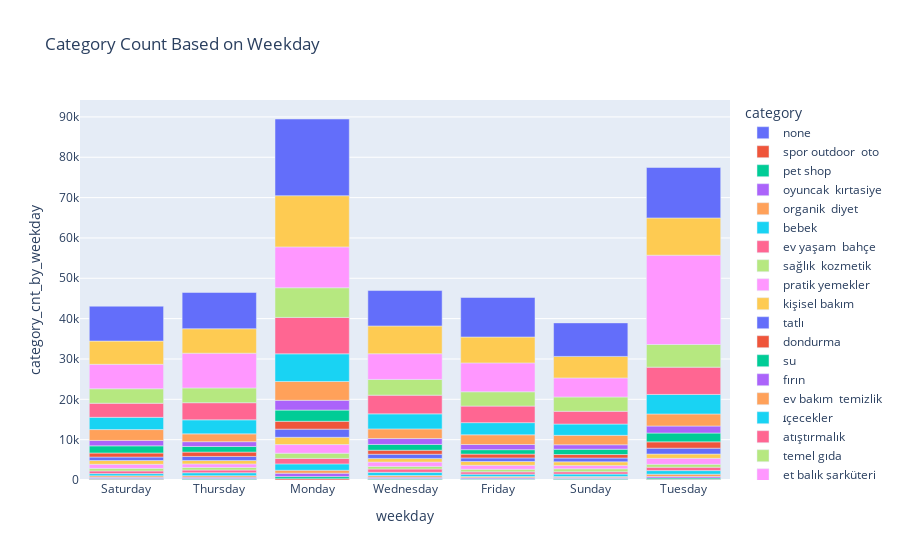

Notebook code for this chart:
### Code cell
category_cnt_by_weekday = pd.DataFrame({'category_cnt_by_weekday': events.groupby(['weekday','category'])['category'].count()})
category_cnt_by_weekday = category_cnt_by_weekday.sort_values("category_cnt_by_weekday", ascending=True).reset_index()

fig = px.bar(category_cnt_by_weekday, x="weekday", y="category_cnt_by_weekday", color='category', title='Category Count Based on Weekday')
fig.show()

### Figure 1 — Plotly figure (JSON) as saved in the notebook; plotly's stock layout.template omitted (floating-point values rounded to 4 significant figures)
{"data": [{"alignmentgroup": "True", "hovertemplate": "category=none<br>weekday=%{x}<br>category_cnt_by_weekday=%{y}<extra></extra>", "legendgroup": "none", "marker": {"color": "#636efa", "pattern": {"shape": ""}}, "name": "none", "offsetgroup": "none", "orientation": "v", "showlegend": true, "textposition": "auto", "type": "bar", "x": ["Saturday", "Thursday", "Monday", "Wednesday"], "xaxis": "x", "y": [1, 1, 2, 2], "yaxis": "y"}, {"alignmentgroup": "True", "hovertemplate": "category=spor outdoor  oto<br>weekday=%{x}<br>category_cnt_by_weekday=%{y}<extra></extra>", "legendgroup": "spor outdoor  oto", "marker": {"color": "#EF553B", "pattern": {"shape": ""}}, "name": "spor outdoor  oto", "offsetgroup": "spor outdoor  oto", "orientation": "v", "showlegend": true, "textposition": "auto", "type": "bar", "x": ["Friday", "Sunday", "Wednesday", "Thursday", "Saturday", "Tuesday", "Monday"], "xaxis": "x", "y": [109, 135, 146, 147, 164, 165, 312], "yaxis": "y"}, {"alignmentgroup": "True", "hovertemplate": "category=pet shop<br>weekday=%{x}<br>category_cnt_by_weekday=%{y}<extra></extra>", "legendgroup": "pet shop", "marker": {"color": "#00cc96", "pattern": {"shape": ""}}, "name": "pet shop", "offsetgroup": "pet shop", "orientation": "v", "showlegend": true, "textposition": "auto", "type": "bar", "x": ["Friday", "Saturday", "Thursday", "Wednesday", "Sunday", "Tuesday", "Monday"], "xaxis": "x", "y": [180, 187, 202, 237, 238, 343, 523], "yaxis": "y"}, {"alignmentgroup": "True", "hovertemplate": "category=oyuncak  kırtasiye<br>weekday=%{x}<br>category_cnt_by_weekday=%{y}<extra></extra>", "legendgroup": "oyuncak  kırtasiye", "marker": {"color": "#ab63fa", "pattern": {"shape": ""}}, "name": "oyuncak  kırtasiye", "offsetgroup": "oyuncak  kırtasiye", "orientation": "v", "showlegend": true, "textposition": "auto", "type": "bar", "x": ["Sunday", "Friday", "Saturday", "Wednesday", "Tuesday", "Thursday", "Monday"], "xaxis": "x", "y": [221, 289, 303, 327, 345, 355, 847], "yaxis": "y"}, {"alignmentgroup": "True", "hovertemplate": "category=organik  diyet<br>weekday=%{x}<br>category_cnt_by_weekday=%{y}<extra></extra>", "legendgroup": "organik  diyet", "marker": {"color": "#FFA15A", "pattern": {"shape": ""}}, "name": "organik  diyet", "offsetgroup": "organik  diyet", "orientation": "v", "showlegend": true, "textposition": "auto", "type": "bar", "x": ["Sunday", "Friday", "Thursday", "Saturday", "Wednesday", "Tuesday", "Monday"], "xaxis": "x", "y": [281, 301, 369, 380, 393, 593, 730], "yaxis": "y"}, {"alignmentgroup": "True", "hovertemplate": "category=bebek<br>weekday=%{x}<br>category_cnt_by_weekday=%{y}<extra></extra>", "legendgroup": "bebek", "marker": {"color": "#19d3f3", "pattern": {"shape": ""}}, "name": "bebek", "offsetgroup": "bebek", "orientation": "v", "showlegend": true, "textposition": "auto", "type": "bar", "x": ["Saturday", "Friday", "Sunday", "Thursday", "Wednesday", "Tuesday", "Monday"], "xaxis": "x", "y": [552, 573, 591, 727, 798, 889, 1579], "yaxis": "y"}, {"alignmentgroup": "True", "hovertemplate": "category=ev yaşam  bahçe<br>weekday=%{x}<br>category_cnt_by_weekday=%{y}<extra></extra>", "legendgroup": "ev yaşam  bahçe", "marker": {"color": "#FF6692", "pattern": {"shape": ""}}, "name": "ev yaşam  bahçe", "offsetgroup": "ev yaşam  bahçe", "orientation": "v", "showlegend": true, "textposition": "auto", "type": "bar", "x": ["Friday", "Sunday", "Saturday", "Thursday", "Wednesday", "Tuesday", "Monday"], "xaxis": "x", "y": [565, 576, 660, 670, 815, 836, 1367], "yaxis": "y"}, {"alignmentgroup": "True", "hovertemplate": "category=sağlık  kozmetik<br>weekday=%{x}<br>category_cnt_by_weekday=%{y}<extra></extra>", "legendgroup": "sağlık  kozmetik", "marker": {"color": "#B6E880", "pattern": {"shape": ""}}, "name": "sağlık  kozmetik", "offsetgroup": "sağlık  kozmetik", "orientation": "v", "showlegend": true, "textposition": "auto", "type": "bar", "x": ["Thursday", "Saturday", "Friday", "Wednesday", "Tuesday", "Sunday", "Monday"], "xaxis": "x", "y": [634, 638, 644, 645, 722, 744, 1286], "yaxis": "y"}, {"alignmentgroup": "True", "hovertemplate": "category=pratik yemekler<br>weekday=%{x}<br>category_cnt_by_weekday=%{y}<extra></extra>", "legendgroup": "pratik yemekler", "marker": {"color": "#FF97FF", "pattern": {"shape": ""}}, "name": "pratik yemekler", "offsetgroup": "pratik yemekler", "orientation": "v", "showlegend": true, "textposition": "auto", "type": "bar", "x": ["Sunday", "Thursday", "Friday", "Saturday", "Wednesday", "Tuesday", "Monday"], "xaxis": "x", "y": [825, 885, 990, 1001, 1085, 1472, 2144], "yaxis": "y"}, {"alignmentgroup": "True", "hovertemplate": "category=kişisel bakım<br>weekday=%{x}<br>category_cnt_by_weekday=%{y}<extra></extra>", "legendgroup": "kişisel bakım", "marker": {"color": "#FECB52", "pattern": {"shape": ""}}, "name": "kişisel bakım", "offsetgroup": "kişisel bakım", "orientation": "v", "showlegend": true, "textposition": "auto", "type": "bar", "x": ["Thursday", "Sunday", "Wednesday", "Friday", "Saturday", "Tuesday", "Monday"], "xaxis": "x", "y": [849, 897, 899, 932, 946, 1079, 1797], "yaxis": "y"}, {"alignmentgroup": "True", "hovertemplate": "category=tatlı<br>weekday=%{x}<br>category_cnt_by_weekday=%{y}<extra></extra>", "legendgroup": "tatlı", "marker": {"color": "#636efa", "pattern": {"shape": ""}}, "name": "tatlı", "offsetgroup": "tatlı", "orientation": "v", "showlegend": true, "textposition": "auto", "type": "bar", "x": ["Saturday", "Friday", "Sunday", "Thursday", "Wednesday", "Tuesday", "Monday"], "xaxis": "x", "y": [860, 893, 939, 1001, 1033, 1444, 2020], "yaxis": "y"}, {"alignmentgroup": "True", "hovertemplate": "category=dondurma<br>weekday=%{x}<br>category_cnt_by_weekday=%{y}<extra></extra>", "legendgroup": "dondurma", "marker": {"color": "#EF553B", "pattern": {"shape": ""}}, "name": "dondurma", "offsetgroup": "dondurma", "orientation": "v", "showlegend": true, "textposition": "auto", "type": "bar", "x": ["Sunday", "Friday", "Saturday", "Wednesday", "Thursday", "Tuesday", "Monday"], "xaxis": "x", "y": [870, 944, 1000, 1004, 1083, 1569, 1948], "yaxis": "y"}, {"alignmentgroup": "True", "hovertemplate": "category=su<br>weekday=%{x}<br>category_cnt_by_weekday=%{y}<extra></extra>", "legendgroup": "su", "marker": {"color": "#00cc96", "pattern": {"shape": ""}}, "name": "su", "offsetgroup": "su", "orientation": "v", "showlegend": true, "textposition": "auto", "type": "bar", "x": ["Friday", "Sunday", "Thursday", "Wednesday", "Saturday", "Tuesday", "Monday"], "xaxis": "x", "y": [1098, 1307, 1386, 1431, 1772, 2185, 2777], "yaxis": "y"}, {"alignmentgroup": "True", "hovertemplate": "category=fırın<br>weekday=%{x}<br>category_cnt_by_weekday=%{y}<extra></extra>", "legendgroup": "fırın", "marker": {"color": "#ab63fa", "pattern": {"shape": ""}}, "name": "fırın", "offsetgroup": "fırın", "orientation": "v", "showlegend": true, "textposition": "auto", "type": "bar", "x": ["Sunday", "Thursday", "Friday", "Saturday", "Wednesday", "Tuesday", "Monday"], "xaxis": "x", "y": [1108, 1189, 1285, 1349, 1456, 1743, 2425], "yaxis": "y"}, {"alignmentgroup": "True", "hovertemplate": "category=ev bakım  temizlik<br>weekday=%{x}<br>category_cnt_by_weekday=%{y}<extra></extra>", "legendgroup": "ev bakım  temizlik", "marker": {"color": "#FFA15A", "pattern": {"shape": ""}}, "name": "ev bakım  temizlik", "offsetgroup": "ev bakım  temizlik", "orientation": "v", "showlegend": true, "textposition": "auto", "type": "bar", "x": ["Thursday", "Sunday", "Wednesday", "Friday", "Saturday", "Tuesday", "Monday"], "xaxis": "x", "y": [1939, 2338, 2395, 2402, 2688, 2983, 4663], "yaxis": "y"}, {"alignmentgroup": "True", "hovertemplate": "category=i̇çecekler<br>weekday=%{x}<br>category_cnt_by_weekday=%{y}<extra></extra>", "legendgroup": "i̇çecekler", "marker": {"color": "#19d3f3", "pattern": {"shape": ""}}, "name": "i̇çecekler", "offsetgroup": "i̇çecekler", "orientation": "v", "showlegend": true, "textposition": "auto", "type": "bar", "x": ["Sunday", "Friday", "Saturday", "Thursday", "Wednesday", "Tuesday", "Monday"], "xaxis": "x", "y": [2797, 3016, 3032, 3477, 3728, 4840, 6857], "yaxis": "y"}, {"alignmentgroup": "True", "hovertemplate": "category=atıştırmalık<br>weekday=%{x}<br>category_cnt_by_weekday=%{y}<extra></extra>", "legendgroup": "atıştırmalık", "marker": {"color": "#FF6692", "pattern": {"shape": ""}}, "name": "atıştırmalık", "offsetgroup": "atıştırmalık", "orientation": "v", "showlegend": true, "textposition": "auto", "type": "bar", "x": ["Sunday", "Saturday", "Friday", "Thursday", "Wednesday", "Tuesday", "Monday"], "xaxis": "x", "y": [3170, 3494, 4099, 4243, 4632, 6769, 9021], "yaxis": "y"}, {"alignmentgroup": "True", "hovertemplate": "category=temel gıda<br>weekday=%{x}<br>category_cnt_by_weekday=%{y}<extra></extra>", "legendgroup": "temel gıda", "marker": {"color": "#B6E880", "pattern": {"shape": ""}}, "name": "temel gıda", "offsetgroup": "temel gıda", "orientation": "v", "showlegend": true, "textposition": "auto", "type": "bar", "x": ["Sunday", "Friday", "Saturday", "Thursday", "Wednesday", "Tuesday", "Monday"], "xaxis": "x", "y": [3540, 3548, 3598, 3661, 3909, 5608, 7360], "yaxis": "y"}, {"alignmentgroup": "True", "hovertemplate": "category=et balık şarküteri<br>weekday=%{x}<br>category_cnt_by_weekday=%{y}<extra></extra>", "legendgroup": "et balık şarküteri", "marker": {"color": "#FF97FF", "pattern": {"shape": ""}}, "name": "et balık şarküteri", "offsetgroup": "et balık şarküteri", "orientation": "v", "showlegend": true, "textposition": "auto", "type": "bar", "x": ["Sunday", "Saturday", "Wednesday", "Friday", "Thursday", "Monday", "Tuesday"], "xaxis": "x", "y": [4729, 6049, 6363, 7157, 8611, 10125, 22142], "yaxis": "y"}, {"alignmentgroup": "True", "hovertemplate": "category=kahvaltılık  süt<br>weekday=%{x}<br>category_cnt_by_weekday=%{y}<extra></extra>", "legendgroup": "kahvaltılık  süt", "marker": {"color": "#FECB52", "pattern": {"shape": ""}}, "name": "kahvaltılık  süt", "offsetgroup": "kahvaltılık  süt", "orientation": "v", "showlegend": true, "textposition": "auto", "type": "bar", "x": ["Sunday", "Saturday", "Thursday", "Friday", "Wednesday", "Tuesday", "Monday"], "xaxis": "x", "y": [5328, 5771, 6068, 6421, 6885, 9233, 12687], "yaxis": "y"}, {"alignmentgroup": "True", "hovertemplate": "category=meyve  sebze<br>weekday=%{x}<br>category_cnt_by_weekday=%{y}<extra></extra>", "legendgroup": "meyve  sebze", "marker": {"color": "#636efa", "pattern": {"shape": ""}}, "name": "meyve  sebze", "offsetgroup": "meyve  sebze", "orientation": "v", "showlegend": true, "textposition": "auto", "type": "bar", "x": ["Sunday", "Saturday", "Wednesday", "Thursday", "Friday", "Tuesday", "Monday"], "xaxis": "x", "y": [8312, 8637, 8776, 8987, 9794, 12503, 19012], "yaxis": "y"}], "layout": {"barmode": "relative", "legend": {"title": {"text": "category"}, "tracegroupgap": 0}, "title": {"text": "Category Count Based on Weekday"}, "xaxis": {"anchor": "y", "domain": [0, 1], "title": {"text": "weekday"}}, "yaxis": {"anchor": "x", "domain": [0, 1], "title": {"text": "category_cnt_by_weekday"}}}}
